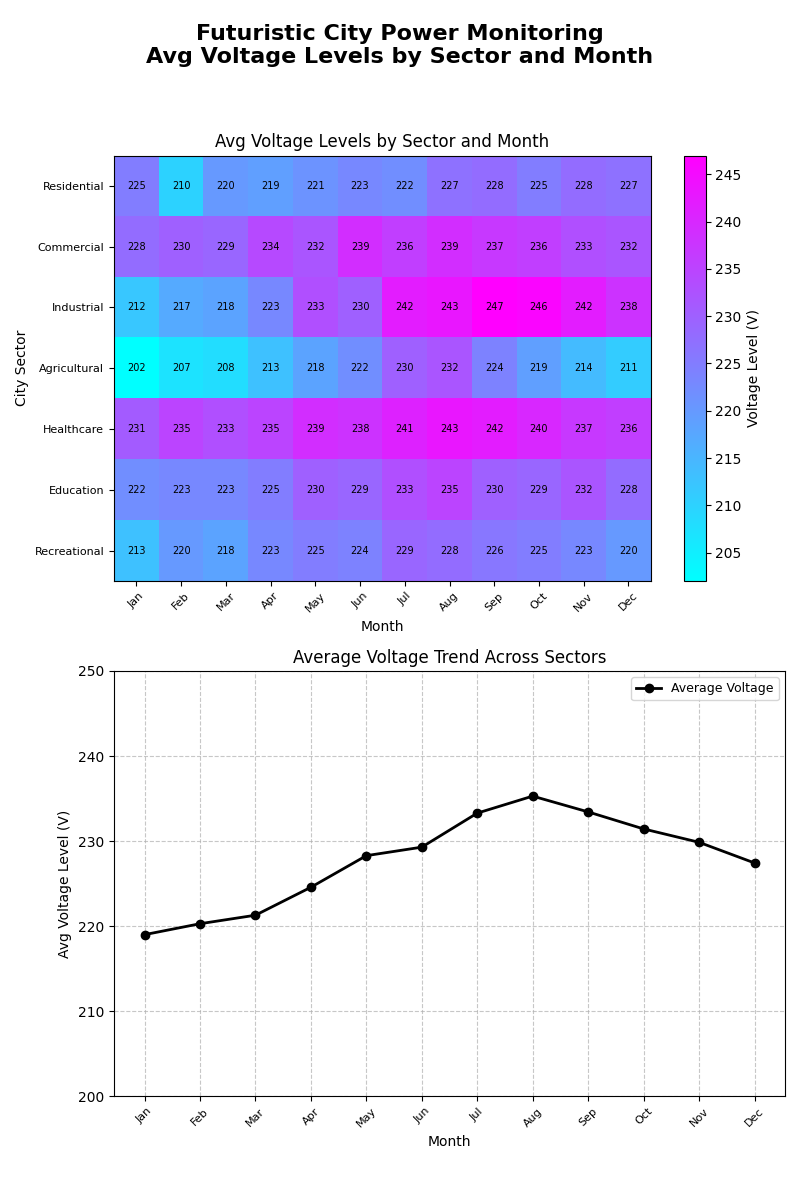

Reproduce this figure in Python.
import matplotlib.pyplot as plt
import numpy as np

sectors = ['Residential', 'Commercial', 'Industrial', 'Agricultural', 'Healthcare', 'Education', 'Recreational']
months = ['Jan', 'Feb', 'Mar', 'Apr', 'May', 'Jun', 'Jul', 'Aug', 'Sep', 'Oct', 'Nov', 'Dec']

voltage_levels = np.array([
    [225, 210, 220, 219, 221, 223, 222, 227, 228, 225, 228, 227],
    [228, 230, 229, 234, 232, 239, 236, 239, 237, 236, 233, 232],
    [212, 217, 218, 223, 233, 230, 242, 243, 247, 246, 242, 238],
    [202, 207, 208, 213, 218, 222, 230, 232, 224, 219, 214, 211],
    [231, 235, 233, 235, 239, 238, 241, 243, 242, 240, 237, 236],
    [222, 223, 223, 225, 230, 229, 233, 235, 230, 229, 232, 228],
    [213, 220, 218, 223, 225, 224, 229, 228, 226, 225, 223, 220]
])

average_voltage = np.mean(voltage_levels, axis=0)

fig, axes = plt.subplots(nrows=2, ncols=1, figsize=(8, 12))
fig.suptitle('Futuristic City Power Monitoring\nAvg Voltage Levels by Sector and Month', fontsize=16, fontweight='bold')

heatmap = axes[0].imshow(voltage_levels, cmap='cool', aspect='auto', interpolation='nearest')
cbar = fig.colorbar(heatmap, ax=axes[0])
cbar.set_label('Voltage Level (V)', fontsize=10)

axes[0].set_title('Avg Voltage Levels by Sector and Month', fontsize=12)
axes[0].set_xlabel('Month', fontsize=10)
axes[0].set_ylabel('City Sector', fontsize=10)
axes[0].set_xticks(np.arange(len(months)))
axes[0].set_xticklabels(months, fontsize=8, rotation=45)
axes[0].set_yticks(np.arange(len(sectors)))
axes[0].set_yticklabels(sectors, fontsize=8)

for i in range(len(sectors)):
    for j in range(len(months)):
        axes[0].text(j, i, f"{voltage_levels[i, j]}", ha='center', va='center', color='black', fontsize=7)

axes[1].plot(months, average_voltage, marker='o', color='black', linewidth=2, label='Average Voltage')
axes[1].set_title('Average Voltage Trend Across Sectors', fontsize=12)
axes[1].set_xlabel('Month', fontsize=10)
axes[1].set_ylabel('Avg Voltage Level (V)', fontsize=10)
axes[1].set_xticks(np.arange(len(months)))
axes[1].set_xticklabels(months, fontsize=8, rotation=45)
axes[1].grid(True, linestyle='--', alpha=0.7)
axes[1].legend(fontsize=9)
axes[1].set_ylim(200, 250)

plt.tight_layout(rect=[0, 0.03, 1, 0.95])
plt.show()
